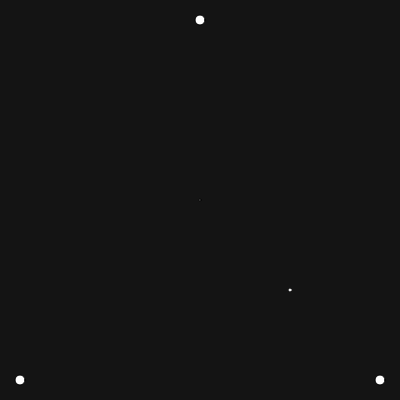
Frame 1 (no input)
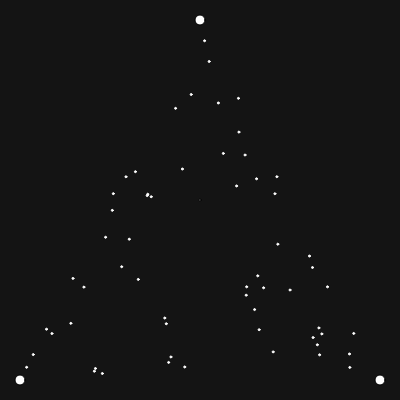
Frame 60 (no input)
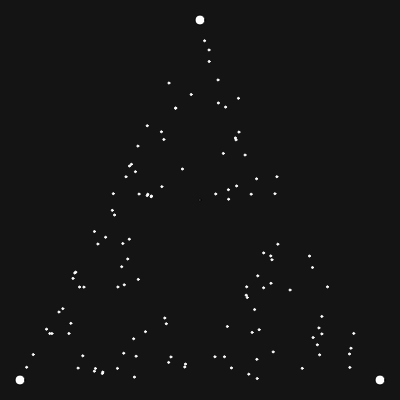
Frame 120 (the mouse pressed at the canvas centre since frame 60)

The p5.js sketch that drew these frames (run headless with seeded random() and noise() and a simulated clock; from frame 60 on, the mouse is pressed at the canvas centre):

// p5.js sketch
// ── sketch.js

let p1, p2, p3,p4,p;
function setup() {
  createCanvas(400, 400);
  p1 = [0,-height/2 +20];
  // p4 = [width/2 -20,-height/2 +20];
  p2 = [-width/2 +20,height/2 -20];
  p3 = [width/2 -20,height/2 -20];
  p = [0,0]
  background(20);
  translate(width/2, height/2);
  circle(p1[0], p1[1],10);
  circle(p2[0], p2[1],10);
  circle(p3[0], p3[1],10);
  // circle(p4[0], p4[1],10);
  circle(p[0],p[1],2)
}

function draw() {
  
  fill(255);
  stroke(255)
  translate(width/2, height/2);

  
  let choise =  random([p1,p2,p3]);
    
  let middle = [(p[0] + choise[0])/2, (p[1] + choise[1])/2]
  p = middle;
  circle(middle[0], middle[1],2)
  
}
